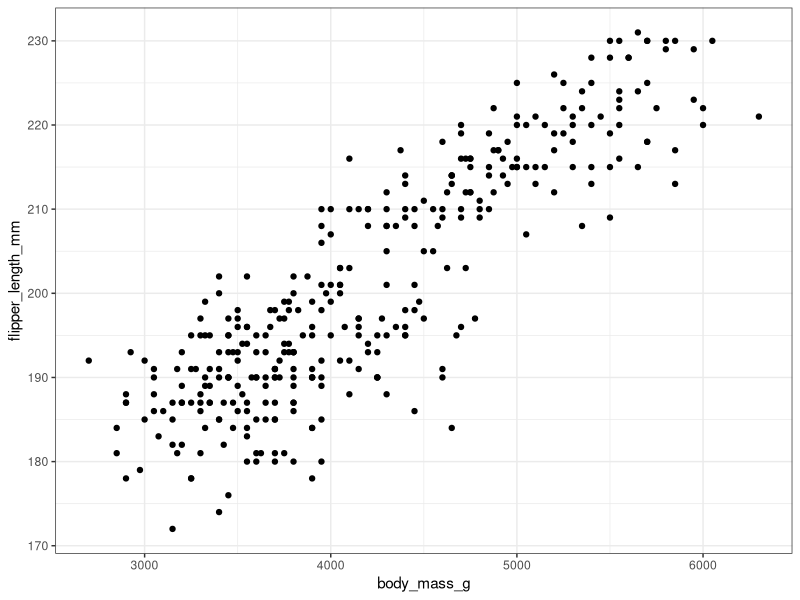
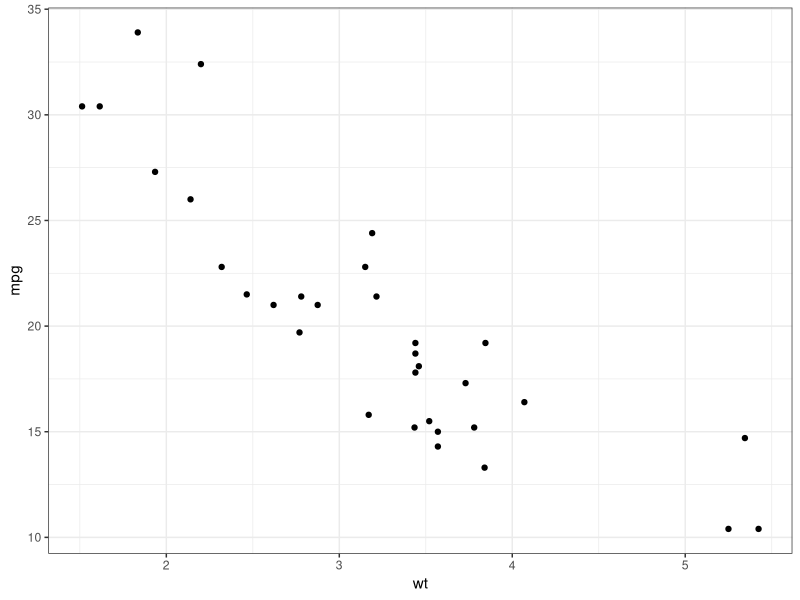

Write the R code that produced these figures, in order.
## ---- chunk 1
library(tidyverse)
library(palmerpenguins)
## ---- chunk 2
theme_set(
  theme_bw()
)
## ---- chunk 3
penguins |> 
  ggplot(aes(body_mass_g, flipper_length_mm)) +
  geom_point()
## ---- chunk 4
my_mapping <- aes(x = wt, y = mpg)
my_mapping
## ---- chunk 5
class(my_mapping)
## ---- chunk 6
str(my_mapping)
## ---- chunk 7
aes(!!!my_mapping)
## ---- chunk 8
my_other_mapping <- aes(colour = am)
## ---- chunk 9
aes(!!!my_mapping, !!!my_other_mapping)
## ---- chunk 10
mtcars |> ggplot(aes(!!!my_mapping)) + geom_point()
## ---- chunk 11
my_other_mapping <- aes(colour = qux)
aes(!!!my_mapping, !!!my_other_mapping) 
